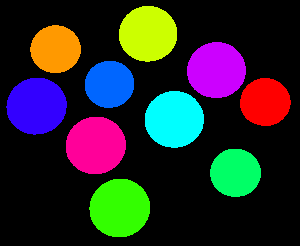
%> input picture implementation/temp/objdet.tif, 300 x 246 px
$ octave --eval "result = edgeDetection(rgb2gray(imread('../temp/objdet.tif')));"   (GNU Octave 9; MATLAB toolbox functions it lacks are replaced by stand-ins)
%> lines starting %> are read from the running program, lines starting %| are printed output that depends on the picture; in (x1, y1, x2, y2) boxes, pixels count from 0 and x2, y2 are one past the last pixel; in counts of white or black regions, pixels touching at a corner belong together; the program's own positions count from 1
function [I3] = edgeDetection(I)
% I = imread('E:\CBIR\implementation\version 3\conv\24h2.jpg');
% I1 = imread('H:\images jpg\18.jpg');
%  I = rgb2gray(I);
 filter3 = fspecial('prewitt');
 filter3=transpose(filter3);
 Is=filter2(filter3,I)/255;
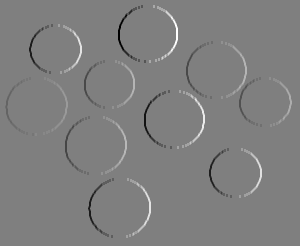
%> Is: size 246x300 double; min -2.48, max 2.48, mean 3.61e-20; drawn with min black and max white

   filter=fspecial('unsharp',.5);
   Iu=filter2(filter,I)/255;
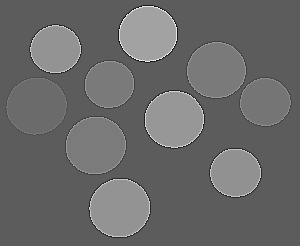
%> Iu: size 246x300 double; min -1.1, max 1.93, mean 0.16; drawn with min black and max white

   [I1] = filter_func(Iu);
   [I2] = filter_func(Is);

  I3= I1 | I2;
% [9 lines of commented-out code are left out]
end

   function [Fedgemapk1]=filter_func(I)
n1= 6; % number of scales


lambda =[0,2,4,8,16,32]; % different scales

n2= 3; % number of orintations

% theta= [0,pi/3,pi/6,pi/2,3*pi/4]; % different orientations
theta = [0,pi/3,2*pi/3];
Tfeature = zeros(1,60);
count=0;
[M,N]= size(I);
%> M = 246; N = 300
Fedgemapk1 = zeros(M,N);
Fedgemapk2 = zeros(M,N);
% figure;
% imshow(I);
c=1;
for i=1:n1
    l=lambda(i);

    for j=1:n2
        t=theta(j);
        % apply gabor filter

        [gabout] = gabor_fn(I,1,t,10,0,0.5);

        %calculate mean and std deviation for each gabor responses
        std_mean = mean2(gabout);
        std_deviation=std2(gabout);
        count=count+1;
        Tfeature(count)=std_mean;
        count=count+1;
        Tfeature(count)=std_deviation;

       diff = abs(mean2(gabout) - std2(gabout));


         if(diff < 50)

            % create a edge map using threshold k1
            k1=2.5;
            tmpI1= gabout < (-1 * std_deviation * k1) | gabout > ( std_deviation * k1 );
            edgemap1 = tmpI1;
            Fedgemapk1 = Fedgemapk1 | edgemap1;
% [7 lines of commented-out code are left out]
         end


    end
end
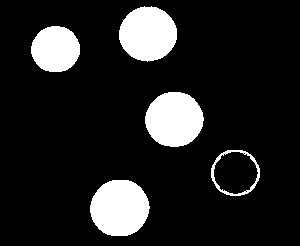
%> Fedgemapk1: size 246x300 logical; 13.3% white; 5 white regions, box (x1, y1, x2, y2) and area: (90, 180, 150, 236) 2648, (145, 92, 204, 147) 2523, (119, 6, 177, 62) 2488, (31, 26, 80, 72) 1780, (211, 150, 260, 196) 391
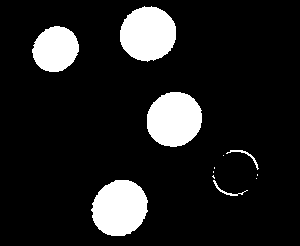
%> edgemap1: size 246x300 logical; 12.3% white; 12 white regions (6 under 20 px), largest, box (x1, y1, x2, y2) and area: (91, 180, 148, 236) 2457, (120, 6, 176, 62) 2417, (147, 92, 202, 147) 2397, (32, 26, 79, 72) 1640, (226, 150, 259, 170) 87, (213, 180, 248, 196) 81
%> after the loop, Tfeature = 60 values, max 2.64 at index 4, min 0 at index 37, mean 1.3; count = 36; k1 = 2.5


   end %function end


% [9 lines of commented-out code are left out]
%> after the loop in filter_func (call 2), `for i=1:n1`:
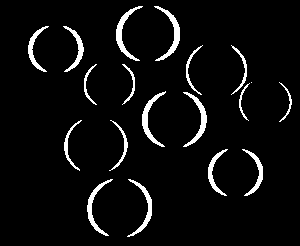
%> Fedgemapk1: size 246x300 logical; 5.3% white; 19 white regions (1 under 20 px), largest, box (x1, y1, x2, y2) and area: (154, 6, 180, 61) 344, (116, 6, 143, 61) 342, (142, 91, 166, 147) 324
%> after the loop in filter_func (call 2), `for i=1:n1`:
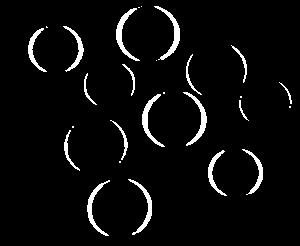
%> edgemap1: size 246x300 logical; 4.6% white; 27 white regions (9 under 20 px), largest, box (x1, y1, x2, y2) and area: (154, 6, 180, 60) 319, (116, 8, 140, 61) 311, (183, 92, 207, 146) 294
%> after the loop in filter_func (call 2), `for i=1:n1`: Tfeature = 60 values, max 1.61 at index 2, min 0 at index 37, mean 0.574
%> in edgeDetection, `I3= I1 | I2;`:
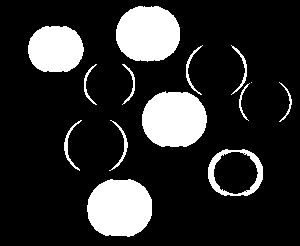
%> I3: size 246x300 logical; 17.3% white; 14 white regions (1 under 20 px), largest, box (x1, y1, x2, y2) and area: (87, 179, 152, 237) 3068, (142, 91, 207, 147) 2949, (116, 6, 180, 62) 2901
